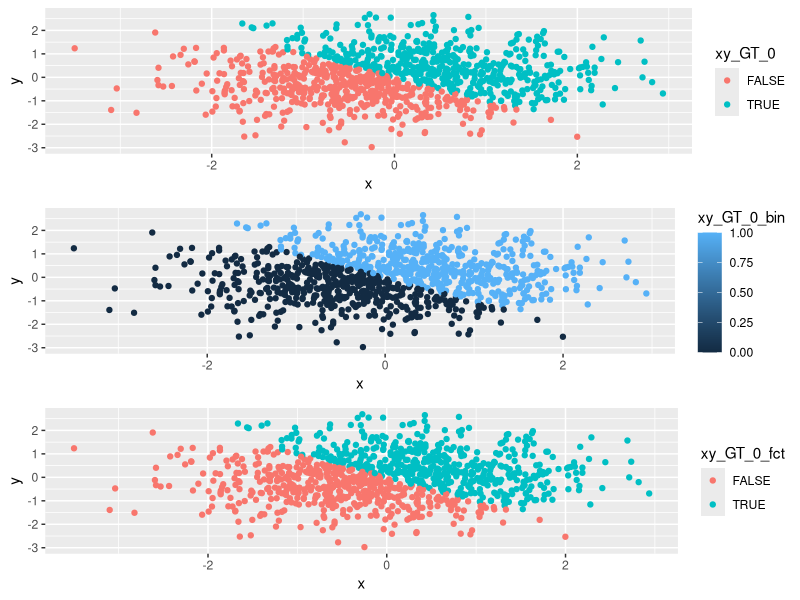
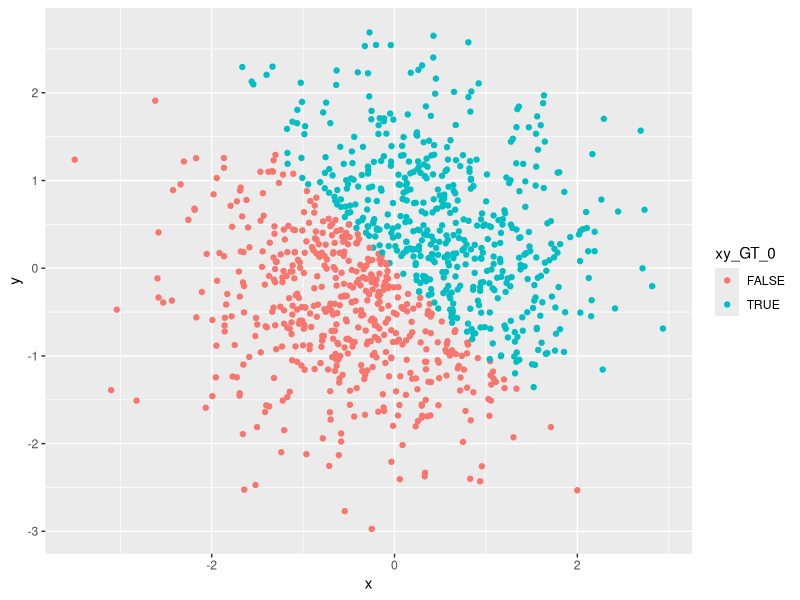

Write R code to recreate these figures, in order.
## ---- chunk 1
library(tidyverse)
library(gridExtra)
## ---- chunk 2
set.seed(345)

sample.size <- 10

df <- tibble(
x = runif(sample.size, 0, 5),
x_GT_2 = x > 2,
char_var = as.character(c(1:10)),
fct_var = as.factor(c(1, 1, 2, 3, 1, 1, 7, 100, 500, 5))
)

print(df)
## ---- chunk 3
df %>% summarise_all(funs(mean))
## ---- chunk 4
df_convert <- df %>% mutate(
  x_GT_2 = as.numeric(x_GT_2),
  char_var = as.numeric(char_var),
  fct_var = as.numeric(fct_var)
  )
## ---- chunk 5
set.seed(345)

sample.size <- 1000

df <- tibble(
x = rnorm(sample.size),
y = rnorm(sample.size),
xy_GT_0 = x + y > 0,
xy_GT_0_bin = as.numeric(xy_GT_0),
xy_GT_0_fct = as.factor(xy_GT_0)
)
## ---- chunk 6
color_logic <- ggplot(data = df) + geom_point(aes(x = x, y = y, color = xy_GT_0))
color_numeric <- ggplot(data = df) + geom_point(aes(x = x, y = y, color = xy_GT_0_bin))
color_factor <- ggplot(data = df) + geom_point(aes(x = x, y = y, color = xy_GT_0_fct))
grid.arrange(color_logic, color_numeric, color_factor)
## ---- chunk 7
png("Scatterplot_1.png")
print(color_logic)
dev.off()
